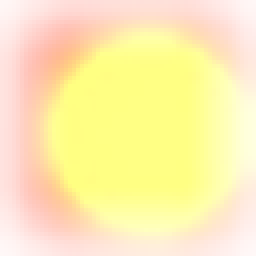
#> input picture redace/game_data/objects/ordinance/bullet.png, 64 x 64 px (shown 4 times larger)
$ python -i build_assets.py   (imports and definitions only)
#> lines starting #> are read from the running program, lines starting #| are printed output that depends on the picture
#> further down, picture is the input picture: PIL image 64x64 RGBA; mean R, G, B, A 255, 210.5, 129.3, 160.2
#!/usr/bin/env python3
"""Build the Godot game_data folder from the extracted Red Ace install.

Usage: build_assets.py <extracted game dir> <REDACE.CUE> <godot project dir>

All output paths are lower case so lookups from mission files are case-insensitive.
Output (under <project>/game_data/):
  objects/<kind>/<object>/<model>.gltf   converted .dff models (kind = planes, ground, ordinance, particles)
  objects/<kind>/<object>/*.ini          object definitions (plane.ini, ground.ini)
  objects/<kind>/textures/*.png          shared textures, mask textures merged into alpha
  maps/<map>/<bsp>.gltf, map.ini, sky_*.png
  missions/<n>/mission.ini, language/english/...
  help.zip                               original help web pages (opened in the system browser)
  sound/*.wav|*.mp3 (.l3 files are MPEG audio and are renamed), music/track<N>.ogg
"""
import os
import re
import shutil
import subprocess
import sys

HERE = os.path.dirname(os.path.abspath(__file__))
sys.path.insert(0, HERE)
import rw2gltf  # noqa: E402


def lower_rel(path, root):
    return os.path.relpath(path, root).lower().replace('\\', '/')


# [13 lines left out: function convert, not called in this run]


def copy_text(src, dst):
    os.makedirs(os.path.dirname(dst), exist_ok=True)
    shutil.copyfile(src, dst)


# [92 lines left out: functions build_objects, build_maps, build_text_trees, build_help, not called in this run]


UPSCALE = 4  # HUD and particle bitmaps are 8..256 px; upscale once so the HUD stays smooth at high resolutions


def upscale(img, factor=UPSCALE):
    """Lanczos upscale with a light unsharp mask; alpha is resampled separately to keep edges clean."""
#> called with factor = 4
    from PIL import ImageFilter
    size = (img.width * factor, img.height * factor)
#> size = (256, 256)
    if img.mode == 'RGBA':
        rgb = img.convert('RGB').resize(size, rw2gltf.Image.LANCZOS).filter(ImageFilter.UnsharpMask(2, 60, 2))
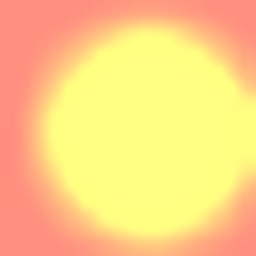
#> rgb: PIL image 256x256 RGB; mean R, G, B 255, 210.5, 129.3
        alpha = img.getchannel('A').resize(size, rw2gltf.Image.LANCZOS)
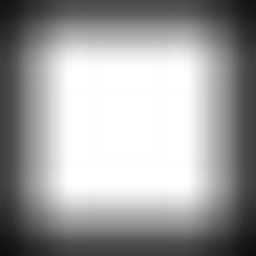
#> alpha: PIL image 256x256 L; min 15, max 255, mean 160.2
        rgb.putalpha(alpha)
#> rgb: PIL image 256x256 RGBA
        return rgb
    return img.resize(size, rw2gltf.Image.LANCZOS).filter(ImageFilter.UnsharpMask(2, 60, 2))


# [47 lines left out: functions scale3x, pixel_upscale, not called in this run]


PIXEL_ART_FACTOR = 8
# 8x8 map icons: their masks are all opaque; the original draws them with the top-left pixel's colour
# as colour key (dark corners transparent, as seen running the original)
KEYED_ICONS = ('smallenemy', 'smallally', 'smalltarget', 'planeicon', 'gun', 'targeticon')


# Real-ESRGAN (ncnn/Vulkan build, https://github.com/xinntao/Real-ESRGAN) for the rendered HUD art and the
# minimaps. The general x4plus model keeps the original look; the anime model invents detail.
# Set REALESRGAN to the executable; without it the Lanczos upscale is used.
REALESRGAN = os.environ.get('REALESRGAN', os.path.expanduser('~/tools/realesrgan/realesrgan-ncnn-vulkan'))
ESRGAN_MODEL = 'realesrgan-x4plus'


# [8 lines left out: function _esrgan_rgb, not called in this run]


def hires(img):
    """4x upscale of rendered art: Real-ESRGAN when available (colour and alpha each), else Lanczos."""
    if not os.path.isfile(REALESRGAN):
        return upscale(img)
    rgb = _esrgan_rgb(img)
    if img.mode == 'RGBA':
        rgb.putalpha(_esrgan_rgb(img.getchannel('A').convert('RGB')).convert('L'))
    return rgb


# [94 lines left out: functions masked_bitmaps, build_ui, build_sound, build_music, not called in this run]


# Raster art that keeps its original size elsewhere in the build: menu pages and briefings (drawn at the
# 640x480 page scale, so up to 4-6x on screen), sky boxes, and the textures of models and maps.
# MENU_ART_SCALE must match HtmlView.ART_SCALE (natural image sizes are divided by it).
MENU_ART_SCALE = 4
SKY_SCALE = 4
MODEL_TEXTURE_SCALE = 2  # Real-ESRGAN 4x, then Lanczos down: sharper than 2x directly, a quarter of the memory
ESRGAN_PAD = 8           # wrap padding so tiling textures stay seamless


def _esrgan_dir(src_dir, dst_dir):
    subprocess.run([REALESRGAN, '-i', src_dir, '-o', dst_dir, '-n', ESRGAN_MODEL, '-s', '4', '-f', 'png', '-t', '128'],
                   check=True, capture_output=True, cwd=os.path.dirname(REALESRGAN))


# [109 lines left out: functions hires_files, _pngs, build_hires, build_overrides, main, not called in this run]


# [2 lines not run here, left out]

>>> from PIL import Image
>>> picture = Image.open('../redace/game_data/objects/ordinance/bullet.png')
>>> result = hires(picture)
